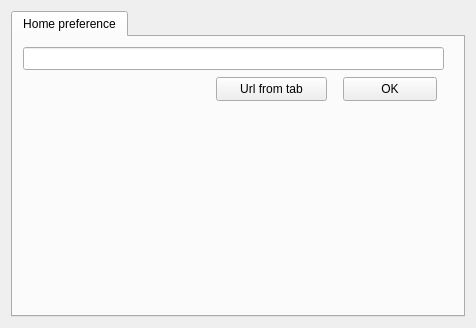
<?xml version="1.0" encoding="UTF-8"?>
<ui version="4.0">
 <class>setting</class>
 <widget class="QWidget" name="setting">
  <property name="enabled">
   <bool>true</bool>
  </property>
  <property name="geometry">
   <rect>
    <x>0</x>
    <y>0</y>
    <width>476</width>
    <height>328</height>
   </rect>
  </property>
  <property name="sizePolicy">
   <sizepolicy hsizetype="Fixed" vsizetype="Fixed">
    <horstretch>0</horstretch>
    <verstretch>0</verstretch>
   </sizepolicy>
  </property>
  <property name="contextMenuPolicy">
   <enum>Qt::NoContextMenu</enum>
  </property>
  <property name="windowTitle">
   <string>Setting</string>
  </property>
  <property name="windowIcon">
   <iconset>
    <normaloff>ico/rinnegan.png</normaloff>ico/rinnegan.png</iconset>
  </property>
  <layout class="QGridLayout" name="gridLayout">
   <item row="0" column="0">
    <widget class="QTabWidget" name="tabWidget">
     <property name="currentIndex">
      <number>0</number>
     </property>
     <widget class="QWidget" name="tab">
      <attribute name="title">
       <string>Home preference</string>
      </attribute>
      <widget class="QLineEdit" name="lineEdit">
       <property name="geometry">
        <rect>
         <x>10</x>
         <y>10</y>
         <width>421</width>
         <height>23</height>
        </rect>
       </property>
       <property name="inputMethodHints">
        <set>Qt::ImhNone</set>
       </property>
      </widget>
      <widget class="QPushButton" name="pushButton">
       <property name="geometry">
        <rect>
         <x>330</x>
         <y>40</y>
         <width>94</width>
         <height>24</height>
        </rect>
       </property>
       <property name="text">
        <string>OK</string>
       </property>
      </widget>
      <widget class="QPushButton" name="pushButton_2">
       <property name="geometry">
        <rect>
         <x>203</x>
         <y>40</y>
         <width>111</width>
         <height>24</height>
        </rect>
       </property>
       <property name="text">
        <string>Url from tab</string>
       </property>
      </widget>
     </widget>
    </widget>
   </item>
  </layout>
 </widget>
 <resources/>
 <connections>
  <connection>
   <sender>pushButton</sender>
   <signal>clicked()</signal>
   <receiver>setting</receiver>
   <slot>setting_save()</slot>
   <hints>
    <hint type="sourcelabel">
     <x>384</x>
     <y>80</y>
    </hint>
    <hint type="destinationlabel">
     <x>237</x>
     <y>163</y>
    </hint>
   </hints>
  </connection>
  <connection>
   <sender>pushButton_2</sender>
   <signal>clicked()</signal>
   <receiver>setting</receiver>
   <slot>setting_url_from_tab()</slot>
   <hints>
    <hint type="sourcelabel">
     <x>266</x>
     <y>80</y>
    </hint>
    <hint type="destinationlabel">
     <x>237</x>
     <y>163</y>
    </hint>
   </hints>
  </connection>
 </connections>
 <slots>
  <slot>setting_url_from_tab()</slot>
  <slot>setting_save()</slot>
 </slots>
</ui>
